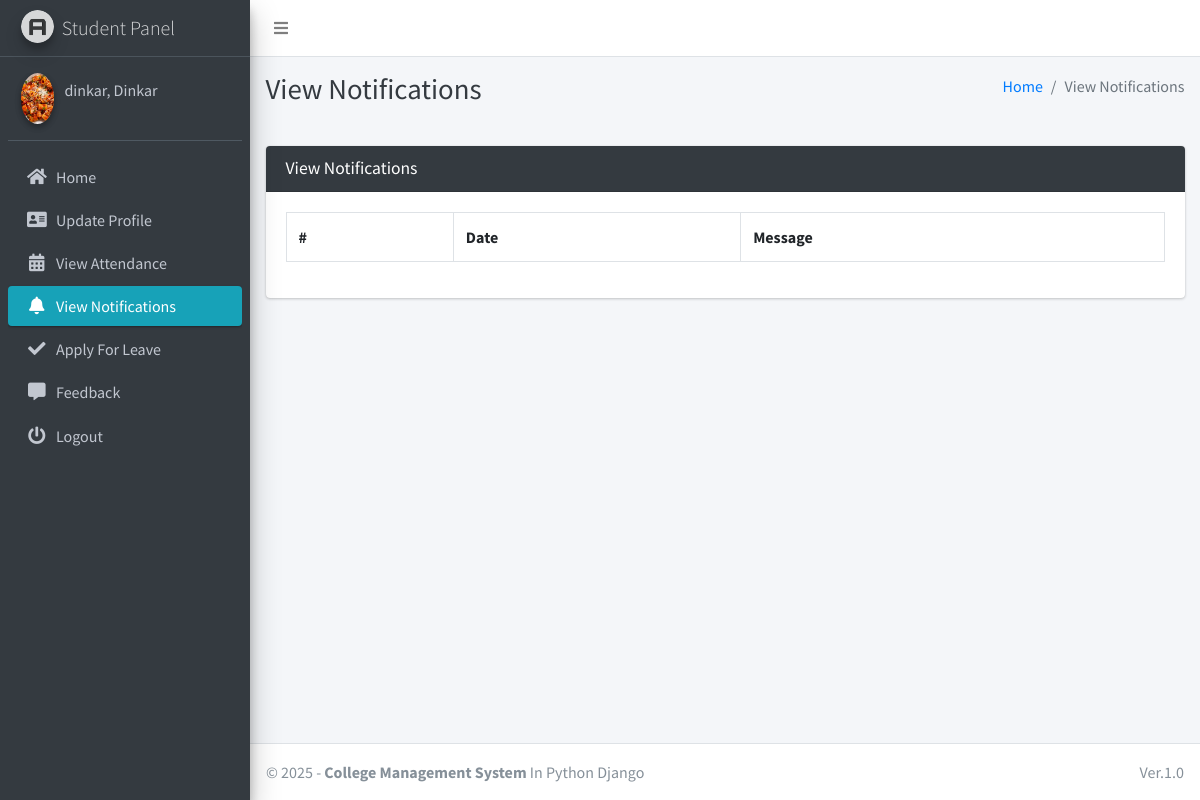
/student/view/notification/ (signed in), run on an earlier commit of the app's database.
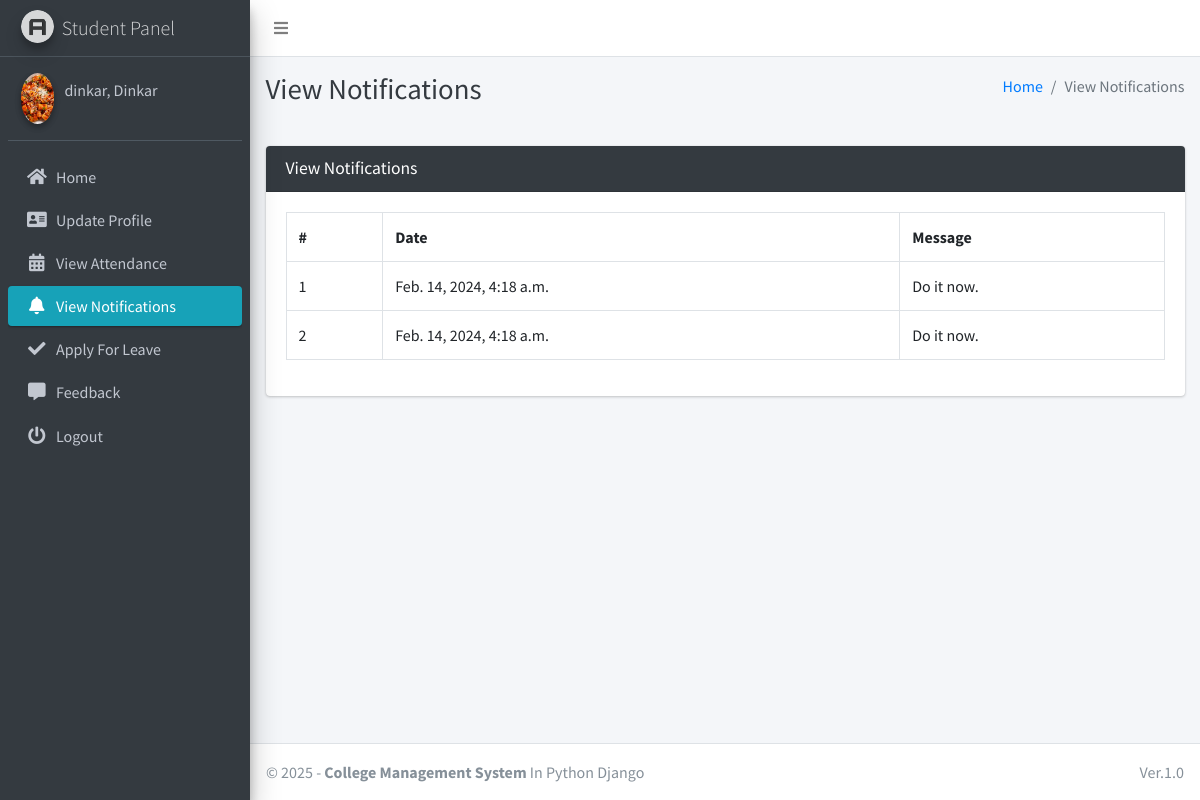
And on a later commit of the database.
### main_app/models.py (models this page shows)
class NotificationStudent(models.Model):
    student = models.ForeignKey(Student, on_delete=models.CASCADE)
    message = models.TextField()
    created_at = models.DateTimeField(auto_now_add=True)
    updated_at = models.DateTimeField(auto_now=True)

### main_app/student_views.py (the view)
# urls.py: path("student/view/notification/", student_views.student_view_notification,
def student_view_notification(request):
    student = get_object_or_404(Student, admin=request.user)
    notifications = NotificationStudent.objects.filter(student=student)
    context = {
        'notifications': notifications,
        'page_title': "View Notifications"
    }
    return render(request, "student_template/student_view_notification.html", context)

### main_app/models.py (called while the page is built)
    def __str__(self):
        return self.last_name + ", " + self.first_name

### main_app/templates/student_template/student_view_notification.html
{% extends 'main_app/base.html' %}
{% load static %}
{% block page_title %}{{page_title}}{% endblock page_title %}
{% block content %}
<section class="content">
    <div class="container-fluid">
        <div class="row">
            <div class="col-md-12">
                <div class="card card-dark">
                    <div class="card-header">
                        <h3 class="card-title">{{page_title}}</h3>
                    </div>
                    <div class="card-body">
                        <div class="form-group table">
              <table class="table table-bordered">
                  <tr>
                      <th>#</th>
                      <th>Date</th>
                      <th>Message</th>
                  </tr>
                  {% for notification in  notifications %}
                    <tr>
                        <td>{{forloop.counter}}</td>
                        <td>{{notification.created_at}}</td>
                        <td>{{notification.message}}</td>
                    </tr>
                  {% endfor %}
              </table>
                        </div>
                    </div>
            </div>
        </div>
    </div>
</section>
{% endblock content %}

What changed in the data, as far as the page shows it:
added NotificationStudent: created_at "Feb. 14, 2024, 4:18 a.m.", message "Do it now."
added NotificationStudent: created_at "Feb. 14, 2024, 4:18 a.m.", message "Do it now."
